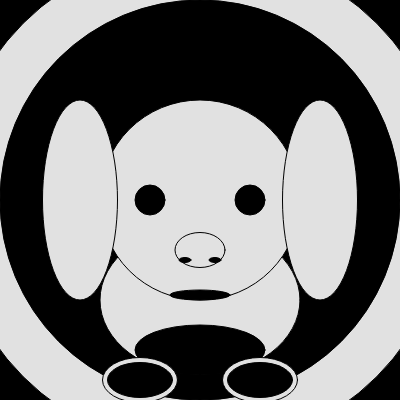
Frame 1 (no input)
Frame 60 (no input): identical to frame 1, image omitted
Frame 120 (the mouse pressed at the canvas centre since frame 60): identical to frame 1, image omitted

The p5.js sketch that drew this single still picture (run headless with seeded random() and noise() and a simulated clock; from frame 60 on, the mouse is pressed at the canvas centre):

// p5.js sketch
// ── sketch.js
   function setup() {
        createCanvas(400, 400);
      }
      function draw() {
        background(0);// black background
        fill(225); // white fill
        ellipse(200,200,500,500)
        fill(0); // black fill
        ellipse(200,200,400,400)
        fill(225); // white fill
         ellipse(200,300,200,150)
        ellipse(200, 200, 200, 200);
        ellipse(200, 250, 50, 35);
        ellipse(80,200,75,200)
        ellipse(320,200,75,200)
        fill(0); // black fill
        ellipse(150,200,30,30)
        ellipse(250,200,30,30)
        ellipse(215,260,12,5)
        ellipse(185,260,12,5)
        ellipse(200, 295, 60, 10);
         ellipse(200,350,130,50)
         fill(225); // white fill
         ellipse(140,380,75,45)
            ellipse(260,380,75,45)
            fill(0); // black fill
            ellipse(140,380,65,35)
            ellipse(260,380,65,35)
        

        }
